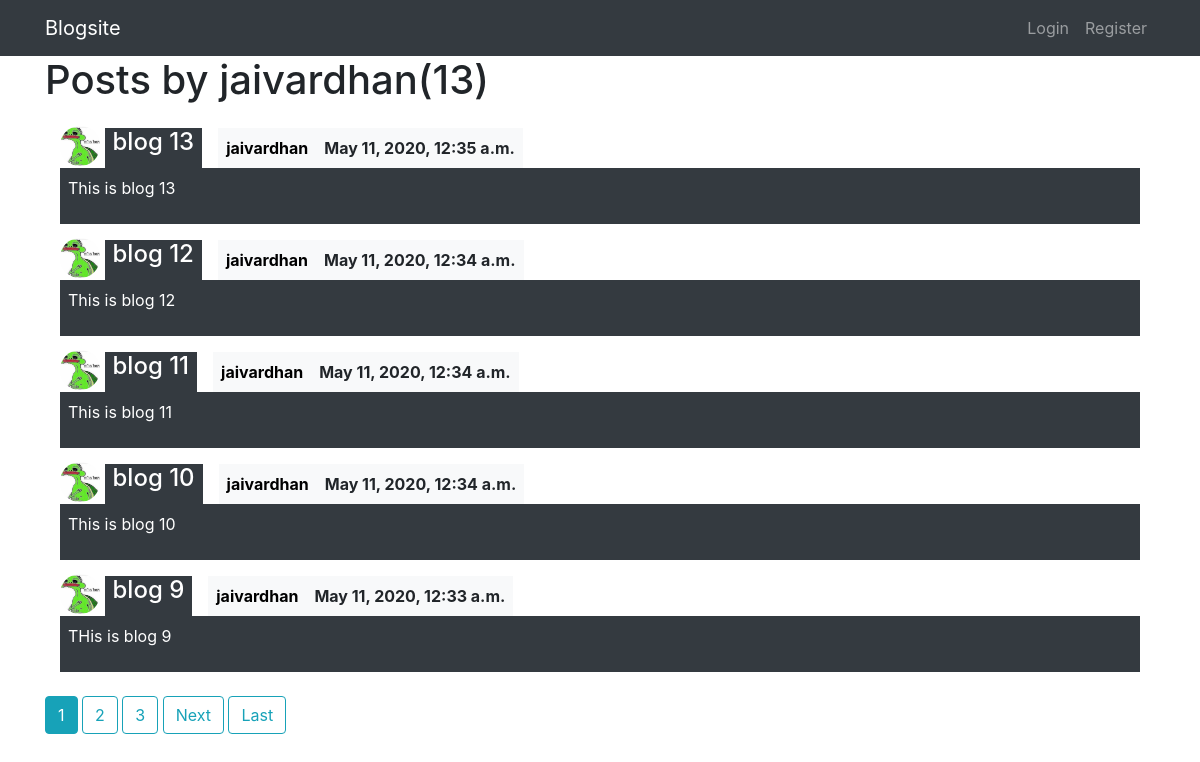
/user/jaivardhan, run on the app's committed database.
### front/models.py (models this page shows, shortened)
class Post(models.Model):
    title = models.CharField(max_length=100)
    content = models.TextField()
    date_posted = models.DateTimeField(default = timezone.now)
    author = models.ForeignKey(User, on_delete=models.CASCADE)

### users/models.py (models this page shows, shortened)
class Profile(models.Model):
    user = models.OneToOneField(User, on_delete=models.CASCADE)
    image = models.ImageField(default = "default.jpg", upload_to = "profile_pics")

### front/views.py (the view)
# urls.py: path('user/<str:username>', UserPostListView.as_view(), name = "user_posts"),
class UserPostListView(ListView):
    model = Post
    context_object_name = 'posts'
    template_name = 'front/user_posts.html'
    paginate_by = 5
    def get_queryset(self):
        user = get_object_or_404(User, username = self.kwargs.get('username'))
        return Post.objects.filter(author = user).order_by('-date_posted')

### front/templates/front/user_posts.html (shortened to what this page needs)
{%extends 'front/base.html'%}
{%block content%}
<h1 class="mb-3">Posts by {{view.kwargs.username}}({{page_obj.paginator.count}})</h1>
{%for post in posts %}
    <div class="container mt-2">
        <img src="{{post.author.profile.image.url}}" alt="" class="rounded-circle article-img" style="height: 40px; width:40px;">
        <div class="d-inline-flex">
            <div class="mt-2 bg-dark pl-2 pr-2 text-white mr-3"><h4><a class="text-white" href="{% url 'post-detail' post.id %}">{{post.title}}</a></h1></div>
            <div class="bg-light mt-2 p-2 text-black"><b><a href="{% url 'user_posts' post.author.username %}" style="color: black;">{{post.author}}</a></b></div>
            <div class="bg-light mt-2 p-2 text-black"><b>{{post.date_posted}}</b></div>
        </div>
        <div class="bg-dark p-2 text-white">
            <p>{{post.content}}</p>
        </div>
    </div>
{%endfor%}
{% if is_paginated %}
    {% for num in page_obj.paginator.page_range %}
         {% if page_obj.number == num %}
        <a href="?page={{ num }}" class="btn btn-info mt-4 mb-4">{{ num }}</a>
        {% elif num > page_obj.number|add:'-3' and num < page_obj.number|add:'3' %}
        <a href="?page={{ num }}" class="btn btn-outline-info mt-4 mb-4">{{ num }}</a>
        {% endif %}
    {% endfor %}
    {%if page_obj.has_next%}
        <a href="?page={{page_obj.next_page_number}}" class="btn btn-outline-info mt-4 mb-4">Next</a>
        <a href="?page={{page_obj.paginator.num_pages}}" class="btn btn-outline-info mt-4 mb-4">Last</a>
    {%endif%}
{%endif%}
{%endblock content%}

### data on the page
Post: author.profile.image (picture), title "blog 13", author "jaivardhan", date_posted "May 11, 2020, 12:35 a.m.", content "This is blog 13"
Post: author.profile.image (picture), title "blog 12", author "jaivardhan", date_posted "May 11, 2020, 12:34 a.m.", content "This is blog 12"
Post: author.profile.image (picture), title "blog 11", author "jaivardhan", date_posted "May 11, 2020, 12:34 a.m.", content "This is blog 11"
Post: author.profile.image (picture), title "blog 10", author "jaivardhan", date_posted "May 11, 2020, 12:34 a.m.", content "This is blog 10"
Post: author.profile.image (picture), title "blog 9", author "jaivardhan", date_posted "May 11, 2020, 12:33 a.m.", content "THis is blog 9"

### other printed values
{{ view.kwargs.username }} "jaivardhan"
{{ page_obj.paginator.count }} "13"
{{ num }} "1"
{{ num }} "2" "3"
